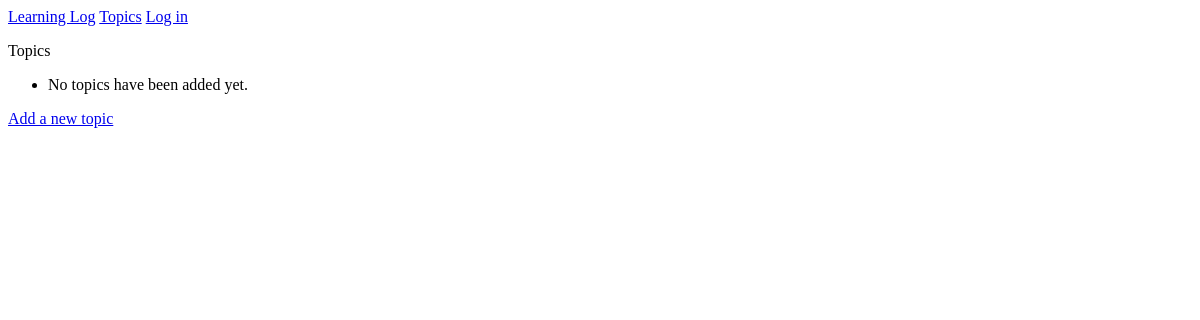
Before: /learn_logs/topics with the older database file.
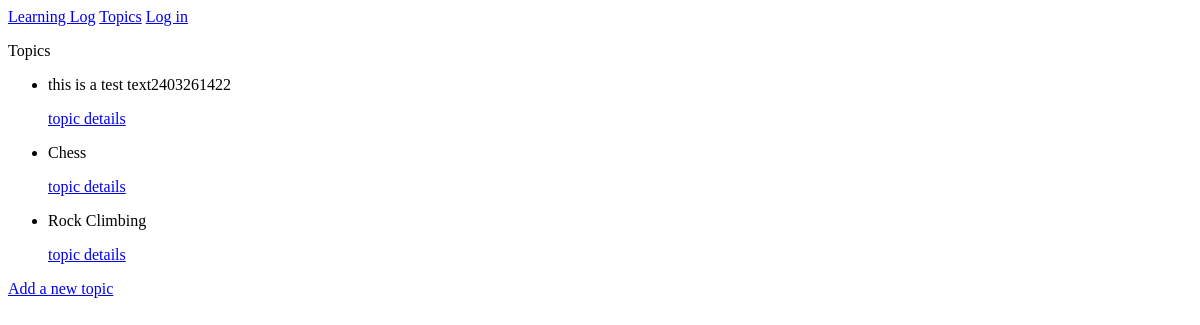
After: the same page with the newer database file.
### learn_logs/models.py (models this page shows)
class Topic(models.Model):
    text = models.CharField(max_length=200)
    date_added = models.DateTimeField(auto_now_add=True)
    def __str__(self):
        return self.text

### learn_logs/views.py (the view)
# urls.py: path('topics', csrf_exempt(ListTopicLearnLogsView.as_view()), name='learn_logs_topics'),
class ListTopicLearnLogsView(View):
    def get(self, request):
        topics = Topic.objects.order_by('date_added')
        context = {'topics': topics}
        return render(request, 'learn_logs_topics.html', context)

### templates/learn_logs_topics.html
{% extends "base.html" %}
{% block content %}
    <p>Topics</p>
    <ul>
        {% for topic in topics %}
            <li>{{ topic }}</li>
            <p>
                <a href="{% url 'learn_logs_topic_details' topic.id %}">topic details</a>
            </p>
        {% empty %}
            <li>No topics have been added yet.</li>
        {% endfor %}
    </ul>
    <a href="{% url 'learn_logs_topic_new' %}">Add a new topic</a>
{% endblock content %}

Changed rows visible on the page:
added Topic: text "this is a test text2403261422"
added Topic: text "Chess"
added Topic: text "Rock Climbing"
Other visible differences:
text no longer shown: "No topics have been added yet."
